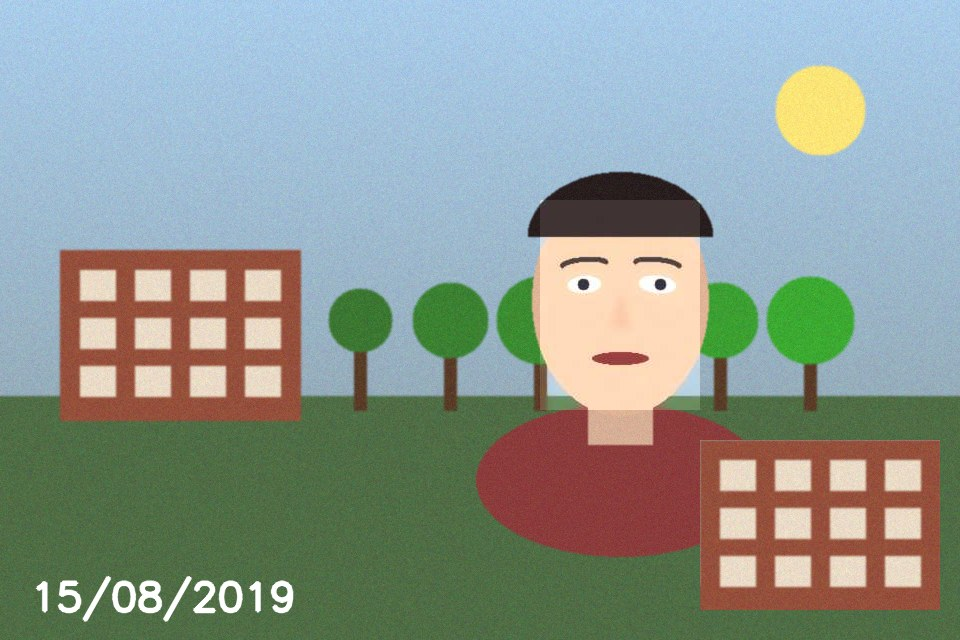
#> input picture truthlens/samples/edited_photo.jpg, 960 x 640 px
$ python -i ai_detector.py   (imports and definitions only)   (older library calls are emulated)
#> lines starting #> are read from the running program, lines starting #| are printed output that depends on the picture
### truthlens/app/analyzers/image_analyzer.py
"""Image authenticity analysis.

Checks (all explainable, classic forensics - no black-box verdict):
  1. Metadata / EXIF + AI-generator tags
  2. Dimensions & JPEG compression quality
  3. Error Level Analysis (ELA)  -> regions with different compression history
  4. Noise-residual inconsistency -> spliced regions often carry different sensor noise
  5. Copy-move detection (ORB keypoint self-matching) -> duplicated / cloned areas
  6. Face-region consistency (lighting, sharpness, noise, compression vs surroundings)
  7. Frequency-spectrum artifacts -> periodic peaks typical of GAN/diffusion upsampling
"""
from __future__ import annotations

import io
from pathlib import Path

import cv2
import numpy as np
from PIL import ExifTags, Image

from ..utils import make_finding, save_evidence_image

AI_TAG_WORDS = ["stable diffusion", "midjourney", "dall-e", "dall·e", "dalle", "novelai", "comfyui",
                "automatic1111", "firefly", "imagen", "leonardo", "sdxl", "flux", "generated", "ai generated",
                "c2pa", "openai"]
EDITOR_WORDS = ["photoshop", "gimp", "lightroom", "snapseed", "picsart", "canva", "affinity", "pixlr",
                "facetune", "meitu", "paint.net", "fotor", "remini"]

_FACE_CASCADE = None
_YUNET = None
YUNET_PATH = Path(__file__).resolve().parent.parent / "models" / "face_detection_yunet_2023mar.onnx"


def face_detector():
    global _FACE_CASCADE
    if _FACE_CASCADE is None:
        _FACE_CASCADE = cv2.CascadeClassifier(cv2.data.haarcascades + "haarcascade_frontalface_default.xml")
    return _FACE_CASCADE


def _yunet():
    global _YUNET
    if _YUNET is None and YUNET_PATH.exists() and hasattr(cv2, "FaceDetectorYN"):
        try:
            _YUNET = cv2.FaceDetectorYN.create(str(YUNET_PATH), "", (320, 320), 0.7, 0.3, 50)
        except Exception:
            _YUNET = False
    return _YUNET or None


def detect_faces_full(img_bgr: np.ndarray, min_size_ratio: float = 0.06) -> list[dict]:
    """Detect faces. Uses the YuNet CNN detector (bundled, with landmarks); falls back to Haar cascade.
    Returns dicts: {"bbox": (x, y, w, h), "mouth": ((x1, y1), (x2, y2)) | None, "score": float}."""
    h, w = img_bgr.shape[:2]
    ms = max(20, int(min(h, w) * min_size_ratio))
    out = []
    det = _yunet()
    if det is not None:
        det.setInputSize((w, h))
        _, faces = det.detect(img_bgr)
        if faces is not None:
            for f in faces:
                x, y, fw, fh = [int(round(v)) for v in f[:4]]
                x, y = max(0, x), max(0, y)
                fw, fh = min(fw, w - x), min(fh, h - y)
                if fw >= ms and fh >= ms:
                    out.append({"bbox": (x, y, fw, fh), "score": float(f[14]),
                                "mouth": ((float(f[10]), float(f[11])), (float(f[12]), float(f[13])))})
    else:
        gray = cv2.cvtColor(img_bgr, cv2.COLOR_BGR2GRAY) if img_bgr.ndim == 3 else img_bgr
        for f in face_detector().detectMultiScale(gray, scaleFactor=1.1, minNeighbors=6, minSize=(ms, ms)):
            out.append({"bbox": tuple(int(v) for v in f), "score": 0.8, "mouth": None})
    out.sort(key=lambda d: -d["bbox"][2] * d["bbox"][3])
    return out[:5]


def detect_faces(img_bgr: np.ndarray, min_size_ratio: float = 0.06) -> list[tuple[int, int, int, int]]:
    return [d["bbox"] for d in detect_faces_full(img_bgr, min_size_ratio)]


# ---------------------------------------------------------------- metadata
# [136 lines left out: functions extract_metadata, _clean, estimate_jpeg_quality, metadata_findings, ela_map, not called in this run]


def noise_residual(gray: np.ndarray) -> np.ndarray:
    g = gray.astype(np.float32)
    return g - cv2.medianBlur(gray, 3).astype(np.float32)


# [357 lines left out: functions block_stat, outlier_region, robust_residual, heatmap_overlay, copy_move_detect, face_consistency and 6 more, not called in this run]

### truthlens/app/analyzers/ai_detector.py
"""AI-generated media detection -> the clear YES / NO verdict shown at the top of the dashboard.

Two independent layers:

1. PROVENANCE (decisive when present)
   C2PA "Content Credentials" manifests embedded by generators such as Google Veo / Gemini / Flow,
   OpenAI Sora / DALL-E, Adobe Firefly, Microsoft Designer. A manifest whose action declares
   digitalSourceType = trainedAlgorithmicMedia means the creator tool itself states the media was
   made by generative AI (Google additionally writes "Applied imperceptible SynthID watermark").
   Messaging apps (WhatsApp, Instagram) strip these manifests, so layer 2 is needed.

2. VISUAL SIGNALS (work after WhatsApp compression; calibrated on real vs AI sample videos)
   a. Missing camera sensor grain   - generated frames are unnaturally clean
   b. Face sharp, background soft   - synthetic depth-of-field / generator focus on the subject
   c. Smooth "gliding" camera       - continuous motion without natural hand-shake micro-jitter
   d. Background warping            - background points do not move as one rigid scene

Verdict: confirmed (provenance) / likely / possible / not detected. Every signal reports its measured
value and threshold so the result is explainable.
"""
from __future__ import annotations

import re
from pathlib import Path

import cv2
import numpy as np

from ..ml import predict
from ..utils import make_finding
from .image_analyzer import detect_faces, noise_residual

AI_SOURCE_TYPES = {"trainedalgorithmicmedia": "created by a trained AI model",
                   "compositewithtrainedalgorithmicmedia": "real footage combined with AI-generated content",
                   "algorithmicmedia": "created algorithmically"}
AI_TOOL_WORDS = ["veo", "sora", "runway", "kling", "pika", "heygen", "synthesia", "luma", "hailuo", "minimax",
                 "firefly", "midjourney", "dall-e", "stable video", "gen-3", "gen-4", "d-id", "invideo", "synthid",
                 "imagen", "flux", "wan2", "hunyuan"]

# Calibration (frames resized to 360 px width). Real phone videos measured 1.08-1.54 grain and 0.76-0.86
# face/background sharpness; the AI sample measured 0.53-0.57 and 2.4-2.7.
GRAIN_AI_MAX = 0.75
SHARP_AI_MIN = 1.8
WARP_AI_MIN = 0.06


# ------------------------------------------------------------------ provenance
# [58 lines left out: functions scan_provenance, _cbor_after, not called in this run]


# ------------------------------------------------------------------ visual signals (video)
def video_signals(path: Path, max_sec: float = 20.0, sample_fps: float = 10.0) -> dict:
#> called with path = '../../samples/edited_photo.jpg', max_sec = 20, sample_fps = 10
    cap = cv2.VideoCapture(str(path))
    fps = cap.get(cv2.CAP_PROP_FPS) or 25.0
    step = max(1, int(round(fps / sample_fps)))
    prev = None
    face = None
    i = 0
    grain, sharp, resid, trans = [], [], [], []
    while True:
        ok = cap.grab()
        if not ok or i / fps > max_sec:
            break
        if i % step:
            i += 1
            continue
        ok, fr = cap.retrieve()
#> fr is the input picture: shape (640, 960, 3); mean B, G, R 145.7, 153.3, 141.9
#> ok = True
        i += 1
        if not ok:
            continue
        W = 360
        fr = cv2.resize(fr, (W, max(2, int(fr.shape[0] * W / fr.shape[1]))), interpolation=cv2.INTER_AREA)
#> fr: shape (240, 360, 3)
        g = cv2.cvtColor(fr, cv2.COLOR_BGR2GRAY)
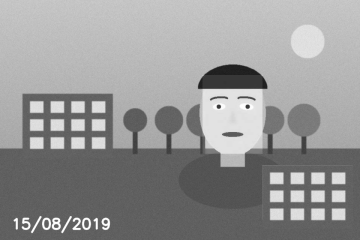
#> g: shape (240, 360); min 28, max 254, mean 149
        H = g.shape[0]
#> H = 240
        if len(grain) % 3 == 0:
            fs = detect_faces(fr, 0.08)
#> after the loop in detect_faces_full, `for f in face_detector().detectMultiScale(gray, scaleFactor=1.1, minNe..`: out = []
#> fs = []
            face = fs[0] if fs else None
        grain.append(float(np.abs(noise_residual(g)).mean()))
#> in noise_residual, `return g - cv2.medianBlur(gray, 3).astype(np.float32)`:
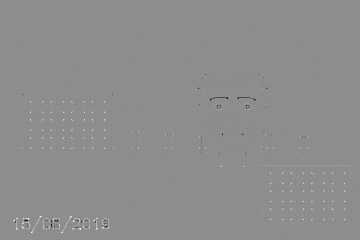
#> returned value: shape (240, 360) float32; min -123, max 98, mean 0.1; drawn with min black and max white
        mask = np.full(g.shape, 255, np.uint8)
        if face:
            x, y, w, h = face
            cv2.rectangle(mask, (int(x - 1.0 * w), int(y - 0.7 * h)), (int(x + 2.0 * w), H), 0, -1)
            if (mask > 0).sum() > 2000:
                lap = np.abs(cv2.Laplacian(g, cv2.CV_32F))
                sharp.append(float(lap[y:y + h, x:x + w].mean() / (lap[mask > 0].mean() + 1e-3)))
        if prev is not None:
            pg, pm = prev
            pts = cv2.goodFeaturesToTrack(pg, 300, 0.01, 6, mask=pm)
            if pts is not None and len(pts) > 20:
                nxt, st, _ = cv2.calcOpticalFlowPyrLK(pg, g, pts, None, winSize=(21, 21), maxLevel=3)
                st = st.ravel() == 1
                p0, p1 = pts[st].reshape(-1, 2), nxt[st].reshape(-1, 2)
                if len(p0) > 15:
                    M, _ = cv2.estimateAffinePartial2D(p0, p1, ransacReprojThreshold=1.5)
                    if M is not None:
                        pred = p0 @ M[:, :2].T + M[:, 2]
                        resid.append(float(np.median(np.linalg.norm(p1 - pred, axis=1))))
                        trans.append(M[:, 2].copy())
        prev = (g, mask)
    cap.release()
    T = np.array(trans) if trans else np.zeros((0, 2))
    motion = float(np.median(np.linalg.norm(T, axis=1))) if len(T) else 0.0
    jitter = 0.0
    if len(T) > 6:
        sm = np.array([np.convolve(T[:, j], np.ones(5) / 5, "same") for j in range(2)]).T
        d = np.linalg.norm(T - sm, axis=1)[2:-2]
        jitter = float(np.median(d)) if len(d) else 0.0
    return {"frames": len(grain), "grain": float(np.median(grain)) if grain else None,
            "face_bg_sharpness": float(np.median(sharp)) if len(sharp) >= 5 else None,
            "background_warp": float(np.median(resid)) if resid else None,
            "camera_motion": motion, "camera_jitter": jitter}


# ------------------------------------------------------------------ verdict
def _lerp(v, a, b):
    return float(np.clip((v - a) / (b - a), 0, 1))


# [108 lines left out: functions assess_video, assess_image, assess_audio, not called in this run]


ML_YES, ML_MAYBE = 0.60, 0.40


# [6 lines left out: function _safe, not called in this run]


def _face(fr):
    fs = detect_faces(fr, 0.08)
    return fs[0] if fs else None


# [70 lines left out: functions _load_bgr, _decide, _gate, _verdict, overall, not called in this run]

>>> result = video_signals('../../samples/edited_photo.jpg')
